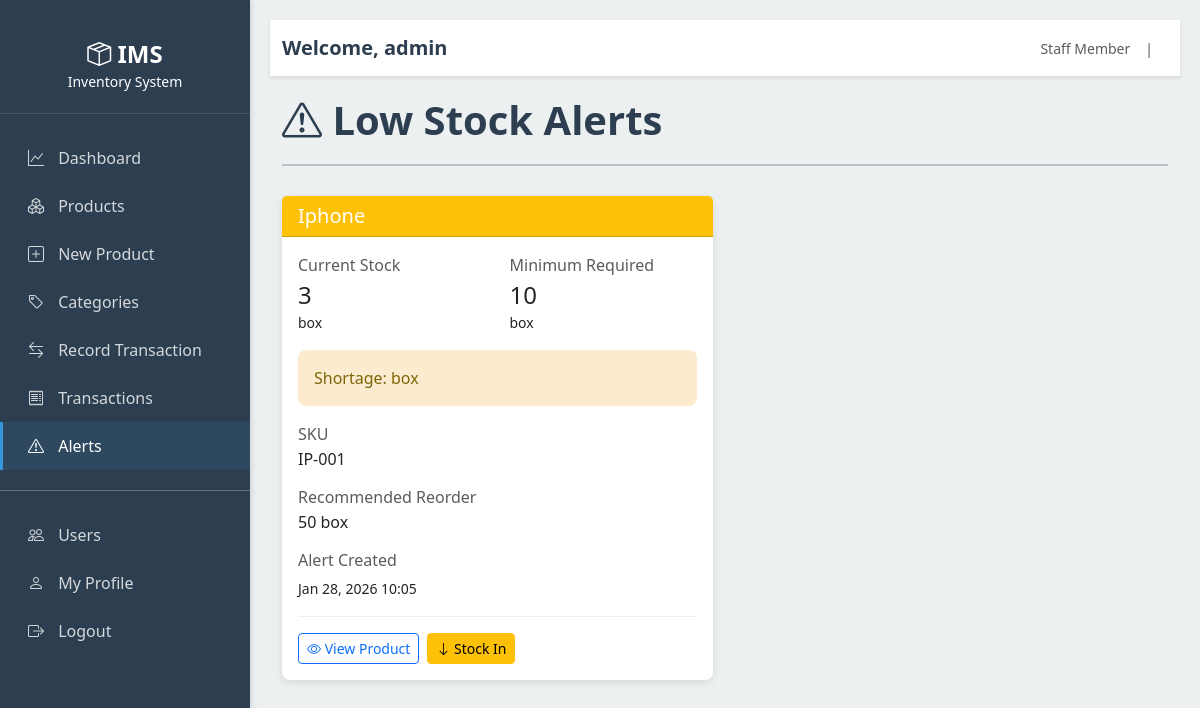
Screenshot of /alerts/ (signed in) with the database file from the repository.
### accounts/models.py (models this page shows, shortened)
class UserProfile(models.Model):
    ROLE_CHOICES = [
        ('admin', 'Administrator'),
        ('staff', 'Staff Member'),
        ('viewer', 'Viewer Only'),
    ]
    user = models.OneToOneField(User, on_delete=models.CASCADE, related_name='profile')
    role = models.CharField(max_length=20, choices=ROLE_CHOICES, default='staff')
    department = models.CharField(max_length=100, blank=True, null=True)
    phone = models.CharField(max_length=20, blank=True, null=True)
    is_active = models.BooleanField(default=True)
    created_at = models.DateTimeField(auto_now_add=True)
    updated_at = models.DateTimeField(auto_now=True)
    class Meta:
        ordering = ['user__first_name']

### inventory/models.py (models this page shows, shortened)
class LowStockAlert(models.Model):
    STATUS_CHOICES = [
        ('active', 'Active'),
        ('resolved', 'Resolved'),
        ('ignored', 'Ignored'),
    ]
    product = models.ForeignKey(Product, on_delete=models.CASCADE, related_name='alerts')
    current_stock = models.PositiveIntegerField()
    minimum_stock = models.PositiveIntegerField()
    status = models.CharField(max_length=20, choices=STATUS_CHOICES, default='active')
    created_at = models.DateTimeField(auto_now_add=True)
    resolved_at = models.DateTimeField(null=True, blank=True)
    resolved_by = models.ForeignKey(User, on_delete=models.SET_NULL, null=True, blank=True, related_name='resolved_alerts')
    class Meta:
        ordering = ['-created_at']

class Product(models.Model):
    UNIT_CHOICES = [
        ('pcs', 'Pieces'),
        ('kg', 'Kilogram'),
        ('liter', 'Liter'),
        ('meter', 'Meter'),
        ('box', 'Box'),
        ('pack', 'Pack'),
    ]
    sku = models.CharField(max_length=50, unique=True, verbose_name="SKU/Code")
    name = models.CharField(max_length=200)
    description = models.TextField(blank=True, null=True)
    category = models.ForeignKey(Category, on_delete=models.SET_NULL, null=True, blank=True)
    unit = models.CharField(max_length=20, choices=UNIT_CHOICES, default='pcs')
    minimum_stock = models.IntegerField(default=10, help_text="Alert when stock falls below this")
    reorder_quantity = models.IntegerField(default=50, help_text="Suggested quantity to reorder")
    price = models.DecimalField(max_digits=10, decimal_places=2, default=0)
    image = models.ImageField(upload_to='products/', blank=True, null=True)
    is_active = models.BooleanField(default=True)
    created_by = models.ForeignKey(User, on_delete=models.SET_NULL, null=True, related_name='created_products')
    created_at = models.DateTimeField(auto_now_add=True)
    updated_at = models.DateTimeField(auto_now=True)
    class Meta:
        ordering = ['name']
        indexes = [
            models.Index(fields=['sku']),
            models.Index(fields=['category']),
            models.Index(fields=['is_active']),
        ]

### inventory/views.py (the view)
# urls.py: path('alerts/', views.low_stock_alerts, name='low_stock_alerts'),
@login_required
@require_http_methods(["GET"])
def low_stock_alerts(request):
    alerts = LowStockAlert.objects.select_related('product', 'resolved_by').filter(
        status='active'
    ).order_by('-created_at')
    context = {
        'page_title': 'Low Stock Alerts',
        'alerts': alerts,
    }
    return render(request, 'inventory/low_stock_alerts.html', context)

### templates/inventory/low_stock_alerts.html (shortened to what this page needs)
{% extends 'base.html' %}
{% block content %}
<div class="page-header">
    <h1><i class="bi bi-exclamation-triangle"></i> Low Stock Alerts</h1>
</div>
{% if alerts %}
<div class="row">
    {% for alert in alerts %}
    <div class="col-md-6 mb-4">
        <div class="card border-warning">
            <div class="card-header bg-warning">
                <h5 class="mb-0">{{ alert.product.name }}</h5>
            </div>
            <div class="card-body">
                <div class="row mb-3">
                    <div class="col-6">
                        <p class="text-muted mb-1">Current Stock</p>
                        <h4 class="mb-0">{{ alert.current_stock }}</h4>
                        <small>{{ alert.product.unit }}</small>
                    </div>
                    <div class="col-6">
                        <p class="text-muted mb-1">Minimum Required</p>
                        <h4 class="mb-0">{{ alert.minimum_stock }}</h4>
                        <small>{{ alert.product.unit }}</small>
                    </div>
                </div>
                <div class="alert alert-warning mb-3">
                    Shortage: <strong>{{ alert.minimum_stock|add:"-"|add:alert.current_stock }}</strong> {{ alert.product.unit }}
                </div>
                <div class="mb-3">
                    <p class="text-muted mb-1">SKU</p>
                    <h6 class="mb-0">{{ alert.product.sku }}</h6>
                </div>
                <div class="mb-3">
                    <p class="text-muted mb-1">Recommended Reorder</p>
                    <h6 class="mb-0">{{ alert.product.reorder_quantity }} {{ alert.product.unit }}</h6>
                </div>
                <div class="mb-3 pb-3" style="border-bottom: 1px solid #eee;">
                    <p class="text-muted mb-1">Alert Created</p>
                    <small>{{ alert.created_at|date:"M d, Y H:i" }}</small>
                </div>
                <div class="d-flex gap-2">
                    <a href="{% url 'product_detail' alert.product.id %}" class="btn btn-sm btn-outline-primary">
                        <i class="bi bi-eye"></i> View Product
                    </a>
                    <a href="{% url 'stock_transaction' %}" class="btn btn-sm btn-warning">
                        <i class="bi bi-arrow-down"></i> Stock In
                    </a>
                </div>
            </div>
        </div>
    </div>
    {% endfor %}
</div>
{% else %}
<div class="alert alert-success" role="alert">
    <h4 class="alert-heading"><i class="bi bi-check-circle"></i> Great!</h4>
    <p class="mb-0">All products have sufficient stock levels. No alerts at this time.</p>
</div>
{% endif %}
{% endblock %}

### templates/base.html (shortened to what this page needs)
<!DOCTYPE html>
<html lang="en">
<head>
    <link href="https://cdn.jsdelivr.net/npm/bootstrap@5.3.0/dist/css/bootstrap.min.css" rel="stylesheet">
    <link rel="stylesheet" href="https://cdn.jsdelivr.net/npm/bootstrap-icons@1.11.0/font/bootstrap-icons.css">
</head>
<body>
    <div class="sidebar">
        <div class="logo">
            <h4><i class="bi bi-box-seam"></i> IMS</h4>
            <small>Inventory System</small>
        </div>
        <nav class="nav flex-column">
            <a class="nav-link {% if request.resolver_match.url_name == 'dashboard' %}active{% endif %}" href="{% url 'dashboard' %}">
                <i class="bi bi-graph-up"></i> Dashboard
            </a>
            {% if user.profile.role == 'admin' or user.is_staff %}
            <a class="nav-link {% if request.resolver_match.url_name == 'products_list' %}active{% endif %}" href="{% url 'products_list' %}">
                <i class="bi bi-boxes"></i> Products
            </a>
            <a class="nav-link {% if request.resolver_match.url_name == 'create_product' %}active{% endif %}" href="{% url 'create_product' %}">
                <i class="bi bi-plus-square"></i> New Product
            </a>
            <a class="nav-link {% if request.resolver_match.url_name == 'categories' %}active{% endif %}" href="{% url 'categories' %}">
                <i class="bi bi-tag"></i> Categories
            </a>
            {% endif %}
            {% if user.profile.role in 'admin,staff' or user.is_staff %}
            <a class="nav-link {% if request.resolver_match.url_name == 'stock_transaction' %}active{% endif %}" href="{% url 'stock_transaction' %}">
                <i class="bi bi-arrow-left-right"></i> Record Transaction
            </a>
            <a class="nav-link {% if request.resolver_match.url_name == 'transactions_list' %}active{% endif %}" href="{% url 'transactions_list' %}">
                <i class="bi bi-receipt"></i> Transactions
            </a>
            {% endif %}
            <a class="nav-link {% if request.resolver_match.url_name == 'low_stock_alerts' %}active{% endif %}" href="{% url 'low_stock_alerts' %}">
                <i class="bi bi-exclamation-triangle"></i> Alerts
            </a>
            <hr style="background-color: rgba(255,255,255,0.1); margin: 20px 0;">
            {% if user.profile.role == 'admin' or user.is_staff %}
            <a class="nav-link" href="{% url 'user_management' %}">
                <i class="bi bi-people"></i> Users
            </a>
            {% endif %}
            <a class="nav-link" href="{% url 'profile' %}">
                <i class="bi bi-person"></i> My Profile
            </a>
            <a class="nav-link" href="{% url 'logout' %}">
                <i class="bi bi-box-arrow-right"></i> Logout
            </a>
        </nav>
    </div>
    <div class="main-content">
        <nav class="navbar navbar-expand-lg navbar-light navbar-top">
            <div class="container-fluid">
                <span class="navbar-brand">Welcome, <strong>{{ user.first_name|default:user.username }}</strong></span>
                <div class="user-menu">
                    <small class="text-muted">{{ user.profile.get_role_display }}</small>
                    <small class="text-muted">|</small>
                </div>
            </div>
        </nav>
        <div class="container-fluid">
            {% block content %}{% endblock %}
        </div>
    </div>
</body>
</html>

### templates/base.html (style rules this page uses)
:root { --primary-color: #2c3e50; --accent-color: #3498db; --success-color: #27ae60; --warning-color: #f39c12; --danger-color: #e74c3c; }
body { background-color: #ecf0f1; font-family: 'Segoe UI', Tahoma, Geneva, Verdana, sans-serif; }
.sidebar { background-color: var(--primary-color); color: white; min-height: 100vh; padding: 20px 0; position: fixed; width: 250px; left: 0; top: 0; box-shadow: 2px 0 5px rgba(0,0,0,0.1); }
.sidebar .logo { padding: 20px; text-align: center; border-bottom: 1px solid rgba(255,255,255,0.1); margin-bottom: 20px; }
.sidebar .logo h4 { margin: 0; font-weight: 700; }
.sidebar .nav-link { color: rgba(255,255,255,0.8); padding: 12px 25px; border-left: 3px solid transparent; transition: all 0.3s; }
.sidebar .nav-link:hover, .sidebar .nav-link.active { background-color: rgba(52, 152, 219, 0.1); color: white; border-left-color: var(--accent-color); }
.sidebar .nav-link i { margin-right: 10px; width: 20px; }
.main-content { margin-left: 250px; padding: 20px; }
.navbar-top { background-color: white; box-shadow: 0 2px 4px rgba(0,0,0,0.1); margin-bottom: 20px; }
.navbar-top .navbar-brand { color: var(--primary-color) !important; font-weight: 700; }
.page-header { display: flex; justify-content: space-between; align-items: center; margin-bottom: 30px; padding-bottom: 20px; border-bottom: 2px solid #bdc3c7; }
.page-header h1 { margin: 0; color: var(--primary-color); font-weight: 700; }
.card { box-shadow: 0 2px 8px rgba(0,0,0,0.1); border: none; border-radius: 8px; }
.card-header { background-color: var(--primary-color); color: white; border-radius: 8px 8px 0 0; }
.alert { border-radius: 8px; border: none; }
.alert-warning { background-color: #fdebd0; color: #7d6608; }
.user-menu { display: flex; align-items: center; gap: 15px; }

### rows the page displays
LowStockAlert: product.name "Iphone", current_stock "3", product.unit "box", minimum_stock "10", product.sku "IP-001", product.reorder_quantity "50", created_at "Jan 28, 2026 10:05"

### other values shown
{{ user.first_name|default:user.username }} "admin"
{{ user.profile.get_role_display }} "Staff Member"
